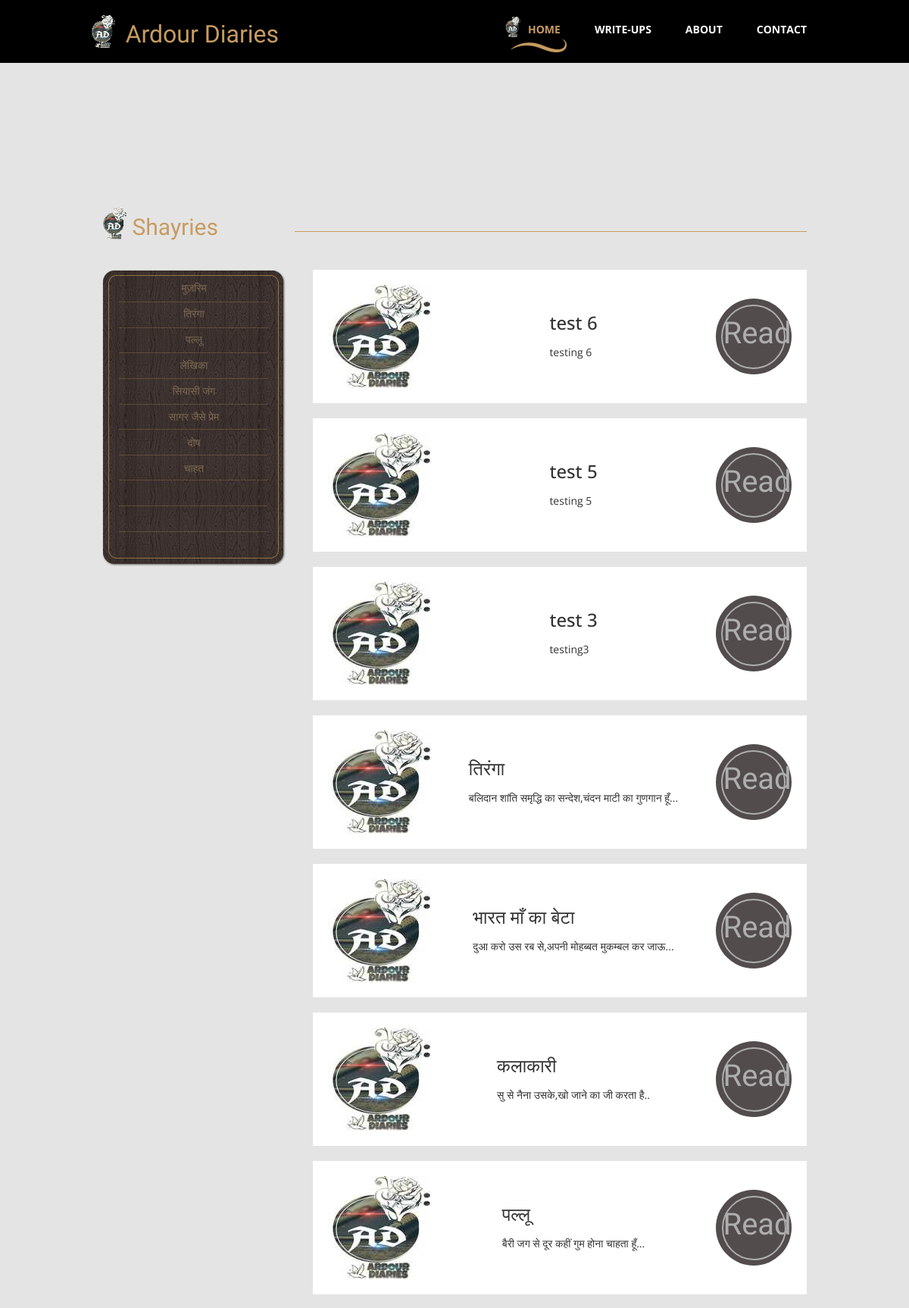
The page /shayries/ (upper part) on the database as committed earlier.
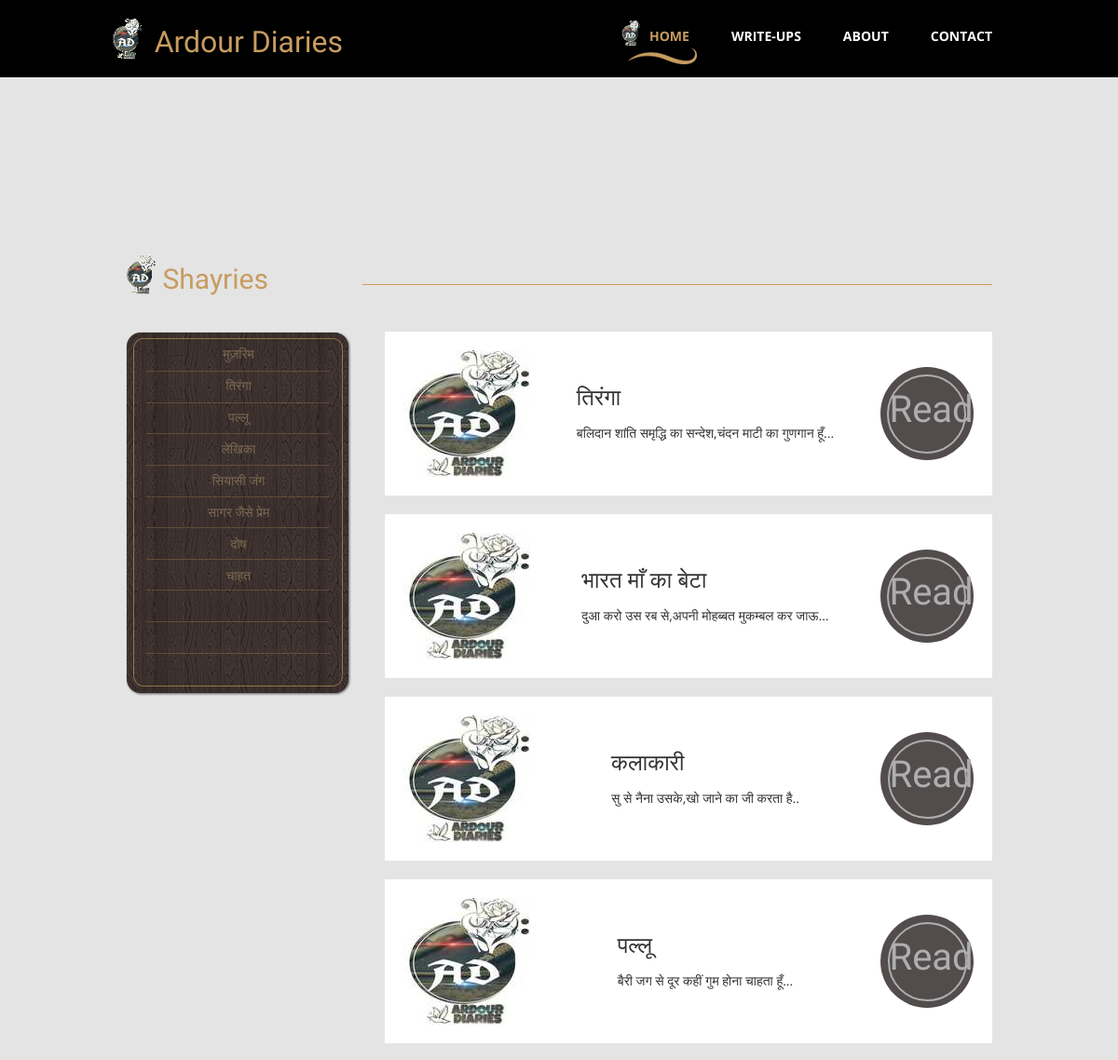
The same page on the database as committed later.
### diaries/models.py (models this page shows, shortened)
class shayri(models.Model):
    title = models.CharField(max_length=100, null=True)
    desc = models.TextField(max_length=500, null=True)
    content = models.TextField(max_length=5000, null=True)
    date_created = models.DateTimeField(auto_now_add=True, null=True)
    shayri_image = models.ImageField(upload_to='shayri', null=True, blank=True)
    insta_link = models.URLField(blank=True, null=True)
    fb_link = models.URLField(blank=True, null=True)
    class Meta:
        ordering = ["-date_created"]

### diaries/views.py (the view)
# urls.py: path('shayries/', views.shayries, name="shayries"),
def shayries(request):
    shayry = shayri.objects.all()
    return render(request, "shayries.html", {'shayry': shayry})

### templates/shayries.html
{% extends 'main.html' %}
{% block content %}
{% load static %}
    <div class="tm-main-section light-gray-bg">
      <div class="container" id="main">
        <section class="tm-section row">
          <div class="col-lg-12 tm-section-header-container margin-bottom-30">
            <h2 class="tm-section-header gold-text tm-handwriting-font"><img src="{% static 'img/logo.png' %}" alt="Logo" class="tm-site-logo"> Shayries</h2>
            <div class="tm-hr-container"><hr class="tm-hr"></div>
          </div>
          <div>
            <div class="col-lg-3 col-md-3">
              <div class="tm-position-relative margin-bottom-30">
                <nav class="tm-side-menu">
                  <ul>
                    <li><a href="/shayries/shayrees/8">मुज़रिम</a></li>
                    <li><a href="/shayries/shayrees/13"> तिरंगा</a></li>
                    <li><a href="/shayries/shayrees/11">पल्लू</a></li>
                    <li><a href="/shayries/shayrees/4">लेखिका</a></li>
                    <li><a href="/shayries/shayrees/1"> सियासी जंग </a></li>
                    <li><a href="/shayries/shayrees/10">सागर जैसे प्रेम</a></li>
                    <li><a href="/shayries/shayrees/2">दोष</a></li>
                    <li><a href="/shayries/shayrees/6">चाहत</a></li>
                  </ul>
                </nav>
                <img src="{% static 'img/vertical-menu-bg.png' %}" alt="Menu bg" class="tm-side-menu-bg">
              </div>
            </div>
            <div class="tm-menu-product-content col-lg-9 col-md-9">
              {% for i in shayry %}
              <div class="tm-product">
                <img src="{% static 'img/logo1.jpeg' %}" alt="shayries">
                <div class="tm-product-text">
                  <h3 class="tm-product-title">{{i.title}}</h3>
                  <p class="tm-product-description">{{i.desc}}</p>
                </div>
                <div class="tm-product-price">
                  <a href="/shayries/shayrees/{{i.id}}" class="tm-product-price-link tm-handwriting-font">Read</a>
                </div>
              </div>
              {% endfor %}
            </div>
          </div>
        </section>
      </div>
    </div>
    {% endblock %}

### templates/main.html (shortened to what this page needs)
{% load static %}
<!DOCTYPE html>
<html lang="en">
<head>
  <link href="{% static 'css/bootstrap.min.css' %}" rel="stylesheet">
  <link href="{% static 'css/font-awesome.min.css' %}" rel="stylesheet">
  <link href="{% static 'css/templatemo-style.css' %}" rel="stylesheet">
  </head>
  <body>
      <div class="tm-top-header">
      <div class="container">
        <div class="row">
          <div class="tm-top-header-inner">
            <div class="tm-logo-container">
              <img src="{% static 'img/logo.png' %}" alt="Logo" class="tm-site-logo">
              <h1 class="tm-site-name tm-handwriting-font">Ardour Diaries</h1>
            </div>
            <nav class="tm-nav">
              <ul>
                <li ><a href="{% url 'index' %} " class="active"  >Home</a></li>
                <li><a href="{% url 'work' %}">Write-ups</a></li>
                <li><a href="{% url 'about' %}">About</a></li>
                <li><a href="{% url 'contact' %}">Contact</a></li>
              </ul>
            </nav>
          </div>
        </div>
      </div>
    </div>
    {% block content %}
    {% endblock %}
   </body>
   </html>

### static/css/templatemo-style.css (style rules this page uses)
body { overflow-x: hidden; }
ul { margin: 0; padding: 0; }
* { font-family: 'Open Sans', sans-serif; }
.container { max-width: 960px; }
.tm-handwriting-font { font-family: 'Damion', cursive; }
.tm-top-header { background: black; color: white; }
.tm-site-logo, .tm-site-name { vertical-align: bottom; }
.tm-site-name { color: #c79c60; display: inline-block; font-size: 32px; margin: 0 10px; }
.tm-logo-container { padding: 10px 0; }
.tm-nav { display: -webkit-box; display: -webkit-flex; display: -ms-flexbox; display: flex; -webkit-box-align: center; -webkit-align-items: center; -ms-flex-align: center; align-items: center; font-weight: 700; text-transform: uppercase; }
.tm-nav li { list-style: none; float: left; }
.tm-nav li a { color: white; display: inline-block; padding: 15px 15px 20px 30px; -webkit-transition: all 0.3s ease; transition: all 0.3s ease; }
.tm-nav li a:hover, .tm-nav li a:focus, .tm-nav li a.active { color: #c79c60; text-decoration: none; }
.tm-nav li a.active { background: url(../img/logo.png) no-repeat, url(../img/nav-underline.png) no-repeat; background-size: 20px, 74px 17px; background-position: 0% 30%, center bottom; }
.tm-top-header-inner { display: -webkit-box; display: -webkit-flex; display: -ms-flexbox; display: flex; -webkit-box-pack: justify; -webkit-justify-content: space-between; -ms-flex-pack: justify; justify-content: space-between; padding-top: 10px; padding-bottom: 10px; }
.tm-section { margin-bottom: 60px; }
.gold-text { color: #c79c60; }
.tm-position-relative { position: relative; }
.light-gray-bg { background-color: #e4e4e4; }
.tm-main-section { padding-top: 170px; }
.margin-bottom-30 { margin-bottom: 30px; }
.tm-section-header-container { display: -webkit-box; display: -webkit-flex; display: -ms-flexbox; display: flex; -webkit-box-align: end; -webkit-align-items: flex-end; -ms-flex-align: end; align-items: flex-end; }
.tm-section-header { width: 350px; }
.tm-hr-container { width: 100%; height: 41px; }
.tm-hr { border-color: #c79c60; }
.tm-side-menu { color: white; width: 242px; padding-top: 7px; position: relative; z-index: 1; text-align: center; text-transform: uppercase; }
.tm-side-menu-bg { position: absolute; top: 0; left: 0; }
.tm-side-menu li { list-style: none; }
.tm-side-menu li a { color: #7c6a51; padding: 7px; display: block; -webkit-transition: all 0.3s ease; transition: all 0.3s ease; }
.tm-product { margin-right: 0; margin-left: auto; max-width: 652px; display: -webkit-box; display: -webkit-flex; display: -ms-flexbox; display: flex; -webkit-box-pack: justify; -webkit-justify-content: space-between; -ms-flex-pack: justify; justify-content: space-between; -webkit-box-align: center; -webkit-align-items: center; -ms-flex-align: center; align-items: center; background-color: white; padding: 20px; }
.tm-product-text { max-width: 325px; }
.tm-product-price { width: 100px; height: 100px; background-color: rgb(82, 76, 76); border-radius: 50%; display: -webkit-box; display: -webkit-flex; display: -ms-flexbox; display: flex; -webkit-box-align: center; -webkit-align-items: center; -ms-flex-align: center; align-items: center; -webkit-box-pack: center; -webkit-justify-content: center; -ms-flex-pack: center; justify-content: center; color: white; position: relative; }
.tm-product-title { margin-top: 0; margin-bottom: 15px; -webkit-transition: all 0.3s ease; transition: all 0.3s ease; }
.tm-product-description { margin-bottom: 0; text-align: justify; }
.tm-product-price-link { border: 2px solid rgb(174,174,174); border-radius: 50%; width: 85px; height: 85px; -webkit-transition: all 0.3s ease; transition: all 0.3s ease; text-align: center; padding-top: 7px; font-size: 40px; color: rgb(174,174,174); }
.tm-product { cursor: pointer; margin-bottom: 20px; }

Rows that differ between the two databases and show on the page:
removed shayri: title "test 6", desc "testing 6"
removed shayri: title "test 5", desc "testing 5"
removed shayri: title "test 3", desc "testing3"
